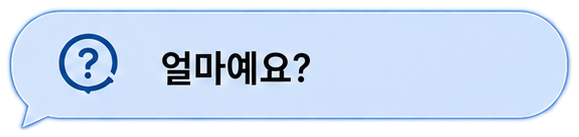
#> input picture Assets/_Project/Art/UI/TrainingCon/bubble_how_much.png, 579 x 137 px; the run also reads 1 picture not shown here
$ python make_derived.py
#> lines starting #> are read from the running program, lines starting #| are printed output that depends on the picture; after the words box and inside, x2 and y2 are one past the last pixel; in counts of white or black regions, pixels touching at a corner belong together
# 편의점 훈련 화면(TrainingConvenienceScene, TrainingCon 시안)에 쓰는 파생 이미지를 디자이너 원본에서 만든다.
#   원본: Assets/_Project/Art/UI/TrainingCon/*.png, Assets/_Project/Art/UI/Training/Dashboard/product_*.png, category_snacks.png
#   결과: Assets/_Project/Art/UI/TrainingCon/derived/
#     bubble_blank.png, bubble_blank_on.png   - 말풍선(보통 / 강조)에서 아이콘과 글자를 지운 빈 말풍선 (글자는 Unity TMP로)
#     icon_*.png                              - 말풍선 문장 앞 아이콘 (말풍선·힌트 버튼에서 떼어 남색으로)
#     hint_request_item.png                   - '물건 요청하기' 버튼을 다른 힌트 버튼과 같은 해상도로 줄인 것(원본은 4.6배 크기)
#     product_tile.png, thumb_*.png           - 추천 상품 칸 바탕과 상품 그림(옛 상품 카드에서 글자를 뺀 부분)
#     title_chat.png, title_bulb.png, title_star.png, title_cart.png - 패널 제목 아이콘(원본에 없어 직접 그림)
#     node_on.png, node_off.png               - 미션 물결 별 표시(지난 별 = 빛 고리, 남은 별 = 어둡게)
#     spot_frame.png                          - 화면 둘러보기(온보딩)에서 짚은 곳 둘레의 빛 테두리(9-slice, 테두리 40px)
#     bottom_glass.png                        - 화면 아래 가로 유리 띠(가운데가 살짝 솟은 곡선 + 하늘색 테두리). 시안 측정값으로 그림
# 디자이너가 진짜 그림을 주면 같은 이름으로 바꿔 넣으면 된다(레이아웃은 Unity 메뉴가 다시 맞춘다).
# 원본을 바꾸면 이 스크립트를 다시 돌리고 Unity에서 Artti/Fix/TrainingConvenience - Apply TrainingCon Design을 실행한다.
# 필요: Python 3 + numpy + Pillow.   실행: python Art_Source/ui_training_con/make_derived.py
import os
import numpy as np
from PIL import Image, ImageDraw, ImageFilter

ROOT = os.path.abspath(os.path.join(os.path.dirname(os.path.abspath(__file__)), '..', '..'))
SRC = os.path.join(ROOT, 'Assets/_Project/Art/UI/TrainingCon/').replace(os.sep, '/')
OLD = os.path.join(ROOT, 'Assets/_Project/Art/UI/Training/Dashboard/').replace(os.sep, '/')
OUT = os.path.join(SRC, 'derived')
os.makedirs(OUT, exist_ok=True)

NAVY = (23, 52, 128)


def load(path):
    return np.asarray(Image.open(path).convert('RGBA')).astype(np.float64)


def save(a, name):
    Image.fromarray(np.clip(a, 0, 255).astype(np.uint8), 'RGBA').save(os.path.join(OUT, name))
    print('saved', name, a.shape[1], 'x', a.shape[0])


def lum(a):
    return 0.299 * a[..., 0] + 0.587 * a[..., 1] + 0.114 * a[..., 2]


def box_blur(a, r):
    p = np.pad(a, r, mode='edge')
    c = np.pad(p.cumsum(0), ((1, 0), (0, 0)))
    p = (c[2 * r + 1:] - c[:-2 * r - 1]) / (2 * r + 1)
    c = np.pad(p.cumsum(1), ((0, 0), (1, 0)))
    return (c[:, 2 * r + 1:] - c[:, :-2 * r - 1]) / (2 * r + 1)


def ink_groups(ink_cols, min_gap):
    """잉크가 있는 열을 빈 칸(min_gap 이상)으로 나눈 [시작, 끝) 묶음."""
    groups, start, gap = [], None, 0
    for x, has in enumerate(ink_cols):
        if has:
            if start is None:
                start = x
            gap = 0
            end = x + 1
        elif start is not None:
            gap += 1
            if gap >= min_gap:
                groups.append((start, end))
                start = None
    if start is not None:
        groups.append((start, end))
    return groups


# ===== 1) 빈 말풍선 + 말풍선 아이콘 =====
def erode(mask, r):
    """mask를 r픽셀 안쪽으로 줄인다(가장자리 r픽셀 안의 화소는 False)."""
    m = np.pad(mask.astype(np.int32), r)
    c = m.cumsum(0).cumsum(1)
    c = np.pad(c, ((1, 0), (1, 0)))
    k = 2 * r + 1
    win = c[k:, k:] - c[:-k, k:] - c[k:, :-k] + c[:-k, :-k]
    return win == k * k


def split_bubble(name, clean_x, min_gap, edge):
    """밝은 말풍선 위 남색 잉크(아이콘+글자)를 찾아 지운 빈 말풍선과, 첫 잉크 묶음(아이콘)을 돌려준다.
    edge: 말풍선 테두리(어두운 외곽선) 두께. 이만큼 안쪽에서만 잉크를 찾는다."""
    a = load(SRC + name)
    L = lum(a)
    clean = a[:, clean_x, :]          # 행마다 글자가 없는 안쪽 색
    clean_L = lum(clean)
    inside = erode(a[..., 3] >= 245, edge) & (clean[:, None, 3] >= 245)
    ink = inside & (L < clean_L[:, None] - 10)
    # 안쪽 색은 가로로 고르다. 테두리 안쪽(edge) 영역을 행마다 깨끗한 열의 색으로 다시 칠하면
    # 글자·아이콘과 그 둘레의 옅은 빛 번짐이 모두 사라진다. 가장자리는 부드럽게 섞어 이음매를 없앤다
    soft = erode(a[..., 3] >= 245, edge + 4).astype(np.float64)
    soft = np.clip(box_blur(soft, 3) * 1.4, 0, 1)
    soft[:, clean_x:] = 0
    blank = a.copy()
    blank[..., :3] = a[..., :3] * (1 - soft[..., None]) + clean[:, None, :3] * soft[..., None]

    # 꼬리 근처 작은 얼룩은 버리고 아이콘만 한 너비의 첫 묶음을 고른다
    groups = [g for g in ink_groups(ink.any(axis=0), min_gap) if g[1] - g[0] >= 3 * edge]
    x0, x1 = groups[0]
    ys = np.nonzero(ink[:, x0:x1].any(axis=1))[0]
    y0, y1 = ys[0], ys[-1] + 1
    pad = 3
    x0, y0 = max(0, x0 - pad), max(0, y0 - pad)
    x1, y1 = min(a.shape[1], x1 + pad), min(a.shape[0], y1 + pad)
    crop = a[y0:y1, x0:x1]
    bg = clean_L[y0:y1][:, None]
    ink_L = np.percentile(L[y0:y1, x0:x1][ink[y0:y1, x0:x1]], 5)
    alpha = np.clip((bg - lum(crop)) / np.maximum(1.0, bg - ink_L), 0, 1)
    icon = np.zeros_like(crop)
    icon[..., 0], icon[..., 1], icon[..., 2] = NAVY
    icon[..., 3] = alpha * 255
    return blank, icon, (x0, y0, x1, y1), groups


def light_icon_from_button(name, min_gap):
    """어두운 버튼 위 흰 아이콘을 남색 아이콘으로 떼어낸다(흰 부분 = 남색, 안쪽 구멍은 투명)."""
    a = load(SRC + name)
    L = lum(a)
    h, w = L.shape
    y_mid = slice(int(h * 0.2), int(h * 0.8))
    fill_L = np.median(L[y_mid, int(w * 0.75):int(w * 0.85)])
    ink = np.zeros_like(L, dtype=bool)
    ink[y_mid, 40:] = L[y_mid, 40:] > fill_L + 60
    groups = [g for g in ink_groups(ink.any(axis=0), min_gap) if g[1] - g[0] >= 12]
    x0, x1 = groups[0]
    ys = np.nonzero(ink[:, x0:x1].any(axis=1))[0]
    y0, y1 = ys[0] - 3, ys[-1] + 4
    x0, x1 = x0 - 3, x1 + 3
    crop = L[y0:y1, x0:x1]
    white = np.percentile(crop, 98)
    alpha = np.clip((crop - fill_L - 8) / max(1.0, white - fill_L - 8), 0, 1)
    icon = np.zeros((y1 - y0, x1 - x0, 4))
    icon[..., 0], icon[..., 1], icon[..., 2] = NAVY
    icon[..., 3] = alpha * 255
    return icon


def make_bubbles():
    blank, icon, _, groups = split_bubble('bubble_how_much.png', 520, 14, 8)
#> in split_bubble, `clean = a[:, clean_x, :]`: clean = 137 rows, first 6: [153, 204, 255, 0], [170, 255, 255, 0], [170, 255, 255, 0], [170, 255, 255, 0], [191, 255, 255, 0], [170, 212, 255, 0]
#> in split_bubble, `clean_L = lum(clean)`: clean_L = 137 values, max 255 at index 124, min 0 at index 126, mean 201.9
#> in erode, `m = np.pad(mask.astype(np.int32), r)`:
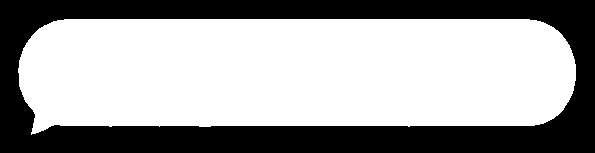
#> m: shape (153, 595) int32; values 0 (black) and 1 (white), 63.4% white; 1 black region, box (x1, y1, x2, y2) and area: (0, 0, 595, 153) 33318
#> in erode, `win = c[k:, k:] - c[:-k, k:] - c[k:, :-k] + c[:-k, :-k]`: win: shape (137, 579) int64; 290 distinct labels, from 0 to 289
#> in erode, `return win == k * k`: returned value: shape (137, 579) bool; 59.5% white; 1 black region, box (x1, y1, x2, y2) and area: (0, 0, 579, 137) 32123
#> in split_bubble, `ink = inside & (L < clean_L[:, None] - 10)`: ink: shape (137, 579) bool; 5.1% white; 19 white regions (8 under 20 px), largest, box (x1, y1, x2, y2) and area: (58, 33, 118, 94) 1028, (162, 51, 191, 86) 693, (260, 52, 291, 82) 510
#> in erode (call 2), `m = np.pad(mask.astype(np.int32), r)`: m: shape (161, 603) int32; values 0 (black) and 1 (white), 59.5% white; 1 black region, box (x1, y1, x2, y2) and area: (0, 0, 603, 161) 39366
#> in erode (call 2), `win = c[k:, k:] - c[:-k, k:] - c[k:, :-k] + c[:-k, :-k]`: win: shape (137, 579) int64; 626 distinct labels, from 0 to 625
#> in erode (call 2), `return win == k * k`: returned value: shape (137, 579) bool; 53.2% white; 1 black region, box (x1, y1, x2, y2) and area: (0, 0, 579, 137) 37111
#> in box_blur, `p = np.pad(a, r, mode='edge')`: p: shape (143, 585) float64; values 0 (black) and 1 (white), 50.5% white; 1 black region, box (x1, y1, x2, y2) and area: (0, 0, 585, 143) 41443
#> in split_bubble, `soft[:, clean_x:] = 0`: soft: shape (137, 579) float64; min 0, max 1, mean 0.521
#> the loop in ink_groups, `for x, has in enumerate(ink_cols):` made 579 passes
#> (has, start) on pass 59: (True, 58)
#> has on passes 1 to 6: False, False, False, False, False, False
#> after the loop in ink_groups, `for x, has in enumerate(ink_cols):`: groups = [(58, 118), (162, 310)]
#> in split_bubble, `x0, x1 = groups[0]`: x0 = 58; x1 = 118
#> in split_bubble, `ys = np.nonzero(ink[:, x0:x1].any(axis=1))[0]`: ys = 61 values from 33 to 93
#> in split_bubble, `y0, y1 = ys[0], ys[-1] + 1`: y0 = 33; y1 = 94
#> in split_bubble, `x0, y0 = max(0, x0 - pad), max(0, y0 - pad)`: x0 = 55; y0 = 30
#> in split_bubble, `x1, y1 = min(a.shape[1], x1 + pad), min(a.shape[0], y1 + pad)`: x1 = 121; y1 = 97
#> in split_bubble, `crop = a[y0:y1, x0:x1]`:
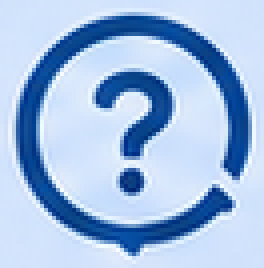
#> crop: shape (67, 66, 4) float64 (shown 4 times larger); mean R, G, B, A 161.1, 188.8, 225, 253.6; transparent parts drawn white
#> in split_bubble, `bg = clean_L[y0:y1][:, None]`: bg = 67 values, max 223.6 at index 8, min 221.6 at index 20, mean 222.7
#> in split_bubble, `ink_L = np.percentile(L[y0:y1, x0:x1][ink[y0:y1, x0:x1]], 5)`: ink_L = 44.98
#> in split_bubble, `icon[..., 3] = alpha * 255`:
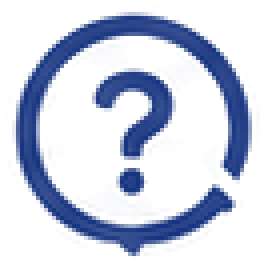
#> icon: shape (67, 66, 4) float64 (shown 4 times larger); mean of channels 0, 1, 2, 3 23, 52, 128, 58.9; transparent parts drawn white
#> groups = [(58, 118), (162, 310)]
    save(blank, 'bubble_blank.png')
#| saved bubble_blank.png 579 x 137
    save(icon, 'icon_question.png')
#| saved icon_question.png 66 x 67
    print('  how_much ink groups', groups[:3])
#|   how_much ink groups [(58, 118), (162, 310)]
    for src, out in [('bubble_pay_by_card.png', 'icon_card.png'), ('bubble_bag_please.png', 'icon_bag.png'),
                     ('bubble_thank_you.png', 'icon_smile.png')]:
        _, icon, box, groups = split_bubble(src, 520, 14, 8)
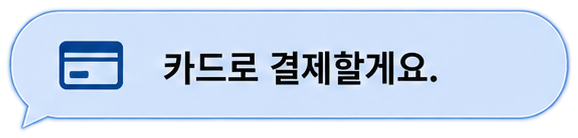
#> input picture Assets/_Project/Art/UI/TrainingCon/bubble_pay_by_card.png, 578 x 138 px
#> in lum (call 4), `return 0.299 * a[..., 0] + 0.587 * a[..., 1] + 0.114 * a[..., 2]`:
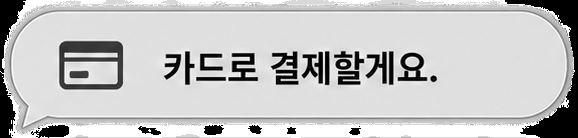
#> returned value: shape (138, 578) float64; min 0, max 255, mean 196.1
#> in split_bubble (call 2), `clean = a[:, clean_x, :]`: clean = 138 rows, first 6: [0, 0, 0, 0], [0, 0, 0, 0], [0, 0, 0, 0], [0, 0, 0, 0], [255, 255, 255, 0], [255, 255, 255, 0]
#> in erode (call 3), `m = np.pad(mask.astype(np.int32), r)`: m: shape (154, 594) int32; values 0 (black) and 1 (white), 63.2% white; 1 black region, box (x1, y1, x2, y2) and area: (0, 0, 594, 154) 33703
#> in erode (call 3), `win = c[k:, k:] - c[:-k, k:] - c[k:, :-k] + c[:-k, :-k]`: win: shape (138, 578) int64; 290 distinct labels, from 0 to 289
#> in erode (call 3), `return win == k * k`: returned value: shape (138, 578) bool; 59.2% white; 1 black region, box (x1, y1, x2, y2) and area: (0, 0, 578, 138) 32510
#> in split_bubble (call 2), `ink = inside & (L < clean_L[:, None] - 10)`: ink: shape (138, 578) bool; 8.1% white; 30 white regions (14 under 20 px), largest, box (x1, y1, x2, y2) and area: (59, 40, 124, 90) 1772, (270, 51, 299, 85) 696, (228, 53, 259, 82) 540
#> call 4 of erode, with r = 12
#> in erode (call 4), `m = np.pad(mask.astype(np.int32), r)`: m: shape (162, 602) int32; values 0 (black) and 1 (white), 59.2% white; 1 black region, box (x1, y1, x2, y2) and area: (0, 0, 602, 162) 39751
#> in erode (call 4), `win = c[k:, k:] - c[:-k, k:] - c[k:, :-k] + c[:-k, :-k]`:
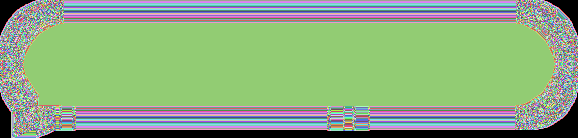
#> win: shape (138, 578) int64; 626 distinct labels, from 0 to 625; one colour per label, 0 black
#> in erode (call 4), `return win == k * k`: returned value: shape (138, 578) bool; 53% white; 1 black region, box (x1, y1, x2, y2) and area: (0, 0, 578, 138) 37498
#> call 2 of box_blur, with r = 3
#> in box_blur (call 2), `p = np.pad(a, r, mode='edge')`: p: shape (144, 584) float64; values 0 (black) and 1 (white), 50.3% white; 1 black region, box (x1, y1, x2, y2) and area: (0, 0, 584, 144) 41830
#> in box_blur (call 2), `p = (c[2 * r + 1:] - c[:-2 * r - 1]) / (2 * r + 1)`:
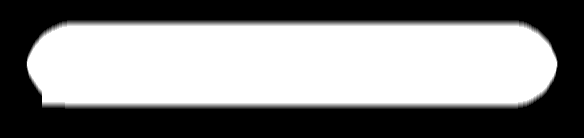
#> p: shape (138, 584) float64; min 0, max 1, mean 0.524
#> the loop in ink_groups (call 2), `for x, has in enumerate(ink_cols):` made 578 passes
#> (has, start) on pass 60: (True, 59)
#> box = (56, 37, 127, 93); groups = [(59, 124), (164, 437)]
        save(icon, out)
#| saved icon_card.png 71 x 56
        print('  ', src, 'icon box', box)
#|    bubble_pay_by_card.png icon box (56, 37, 127, 93)
    blank_on, icon_on, box, groups = split_bubble('bubble_give_me_this.png', 1700, 50, 26)
#> in split_bubble (call 5), `clean = a[:, clean_x, :]`: clean = 724 rows, first 6: [0, 0, 0, 0], [0, 0, 0, 0], [0, 0, 0, 0], [0, 0, 0, 0], [0, 0, 0, 0], [0, 0, 0, 0]
#> box = (223, 233, 480, 467); groups = [(226, 477), (616, 1457)]
    # 강조 말풍선은 원본이 4배 크기라 보통 말풍선과 비슷한 해상도로 줄인다
    on = Image.fromarray(blank_on.astype(np.uint8), 'RGBA')
    on = on.resize((on.width // 3, on.height // 3), Image.LANCZOS)
    save(np.asarray(on).astype(np.float64), 'bubble_blank_on.png')
#| saved bubble_blank_on.png 724 x 241
#| saved icon_basket.png 85 x 78
    ic = Image.fromarray(np.clip(icon_on, 0, 255).astype(np.uint8), 'RGBA')
    ic = ic.resize((ic.width // 3, ic.height // 3), Image.LANCZOS)
    save(np.asarray(ic).astype(np.float64), 'icon_basket.png')
    print('  give_me_this icon box', box)
#|   give_me_this icon box (223, 233, 480, 467)
    save(light_icon_from_button('btn_ask_price.png', 12), 'icon_won.png')
    save(light_icon_from_button('btn_field_mode.png', 12), 'icon_pin.png')


# ===== 2) 대화 힌트 버튼 =====
# [34 lines left out: functions make_hint_buttons, rounded_rect, make_product_tile, not called in this run]


PRODUCTS = [
    ('product_water.png', 'thumb_water.png'), ('product_triangle_gimbap.png', 'thumb_triangle_gimbap.png'),
    ('product_cup_ramen.png', 'thumb_cup_ramen.png'), ('category_snacks.png', 'thumb_snack.png'),
    ('product_chocolate.png', 'thumb_chocolate.png'), ('product_can_coffee.png', 'thumb_can_coffee.png'),
    ('product_milk.png', 'thumb_milk.png'), ('product_sandwich.png', 'thumb_sandwich.png'),
    ('product_gum.png', 'thumb_gum.png'), ('product_mask.png', 'thumb_mask.png'),
    ('product_tissue.png', 'thumb_tissue.png'), ('product_umbrella.png', 'thumb_umbrella.png'),
    ('product_charger.png', 'thumb_charger.png'),
]


# [18 lines left out: function make_thumbs, not called in this run]


# ===== 4) 제목 아이콘 (원본에 없음 - 임시 그림) =====
def canvas(n=128, ss=4):
    return Image.new('RGBA', (n * ss, n * ss), (0, 0, 0, 0)), ss


# [129 lines left out: functions finish, make_nodes, make_shade, make_bottom_glass, make_spot_frame, make_title_icons, not called in this run]


if __name__ == '__main__':
#> (the run stopped early here; a loop or call above may not have finished)
